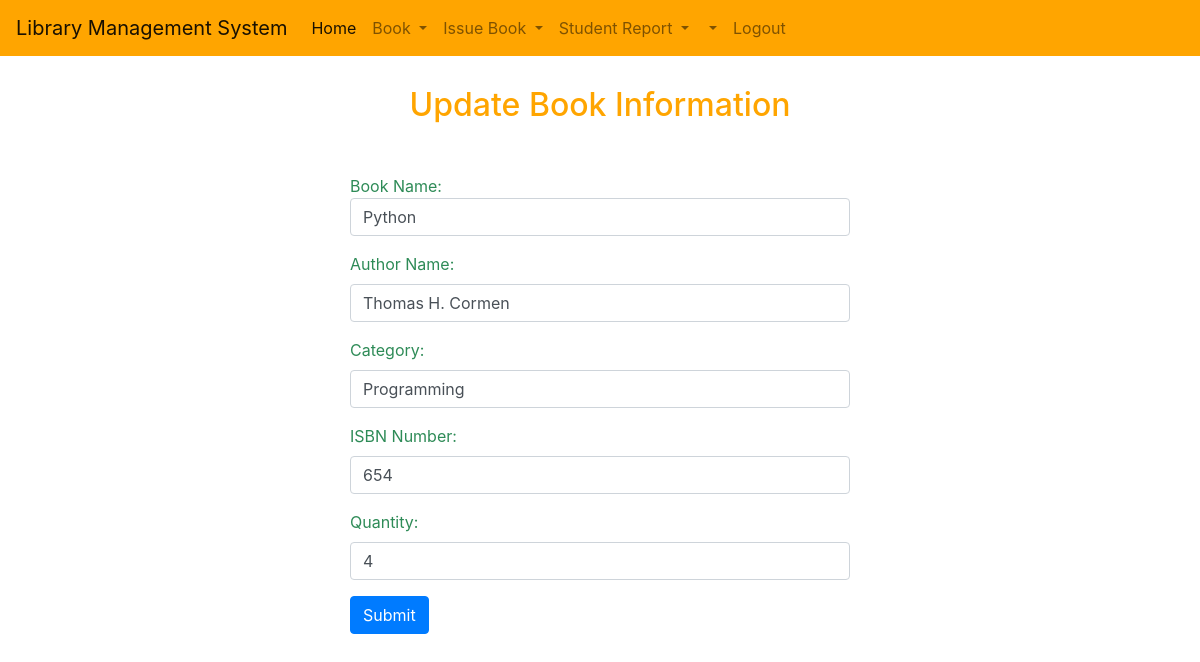
/updateBook/654 (signed in), run on an earlier commit of the app's database.
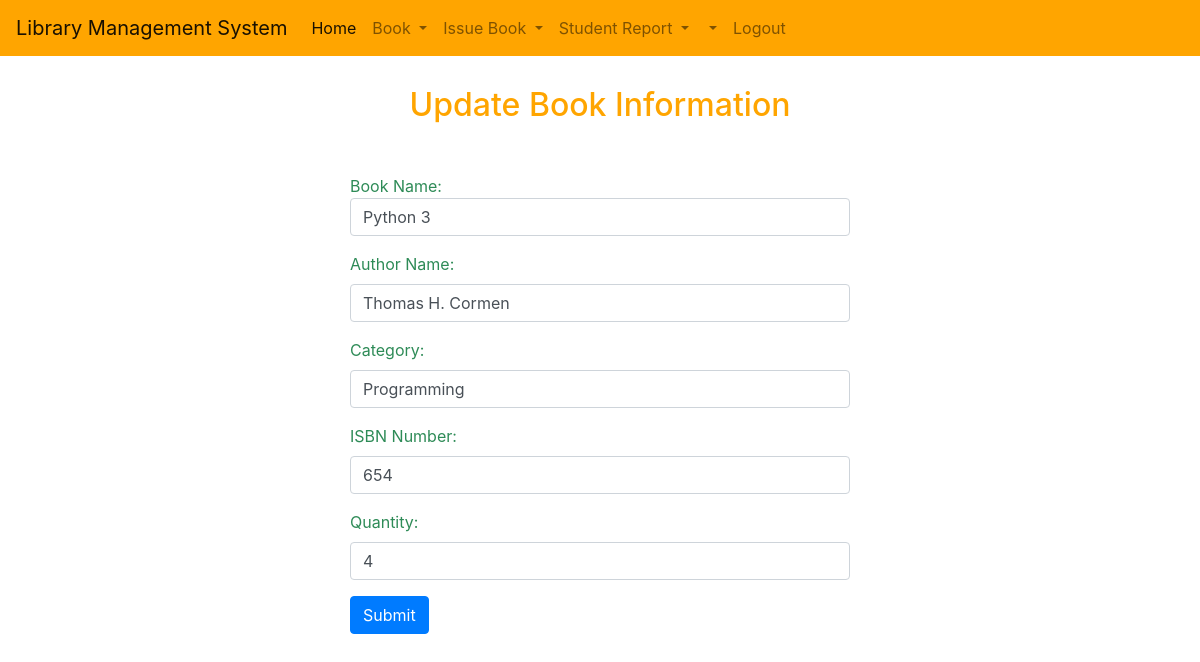
And on a later commit of the database.
### library/models.py (models this page shows, shortened)
class Book(models.Model):
    bookName = models.CharField(max_length=100)
    authorName = models.CharField(max_length=100)
    category = models.CharField(max_length=100)
    isbnNumber = models.CharField(max_length=50, unique=True)
    quantity = models.IntegerField()
    created = models.DateTimeField(auto_now_add=True)
    updated = models.DateTimeField(auto_now=True)

### library/views.py (the view)
# urls.py: path('updateBook/<str:book_isbn>', views.updateBook, name='updateBook'),
@login_required(login_url="/login/")
def updateBook(request, book_isbn):
    updateBook = Book.objects.get(isbnNumber=book_isbn)
    if request.method == 'POST':
        updateBook = Book.objects.get(isbnNumber=book_isbn)
        bookForm = updateBookForm(request.POST, instance=updateBook)
        if bookForm.is_valid():
            bookForm.save()
            messages.success(request, "Book Updated Successfully!")
    return render(request, 'library/updateBook.html',{'updateBook':updateBook})

### templates/library/updateBook.html (shortened to what this page needs)
{% extends 'library/base.html' %}
{% block body %}
<div class="title">
    <h2>Update Book Information</h2>
</div>
<section class="">
<div class="form">
    <form action="" method="POST">
        <div>
            Book Name:
        </div>
        <div>
            <input class="form-control mb-3" type="text" name="bookName" value="{{ updateBook.bookName }}">
        </div>
        <div>
            <label for="">Author Name:</label>
        </div>
        <div>
            <input class="form-control mb-3" type="text" name="authorName" value="{{ updateBook.authorName }}">
        </div>
        <div>
            <label for="">Category:</label>
        </div>
        <div>
            <input class="form-control mb-3" type="text" name="category" value="{{ updateBook.category }}">
        </div>
        <div>
            <label for="">ISBN Number:</label>
        </div>
        <div>
            <input class="form-control mb-3" type="text" name="isbnNumber" value="{{ updateBook.isbnNumber }}">
        </div>
        <div>
            <label for="">Quantity:</label>
        </div>
        <div>
            <input class="form-control mb-3" type="number" name="quantity" value="{{ updateBook.quantity }}">
        </div>
        <div>
            <input class="btn btn-primary mb-3" type="submit" value="Submit">
        </div>
    </form>
</div>
</section>
{% endblock %}

What changed in the data, as far as the page shows it:
changed Book "Thomas H. Cormen": bookName "Python" → "Python 3"
